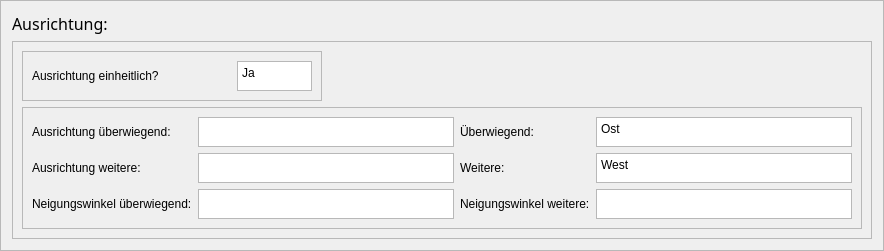
                             <widget class="QFrame" name="frame_9">
                              <property name="frameShape">
                               <enum>QFrame::StyledPanel</enum>
                              </property>
                              <property name="frameShadow">
                               <enum>QFrame::Raised</enum>
                              </property>
                              <layout class="QVBoxLayout" name="verticalLayout_2">
                               <item>
                                <widget class="QLabel" name="azimuth_head_label">
                                 <property name="font">
                                  <font>
                                   <family>Sitka Heading</family>
                                   <pointsize>12</pointsize>
                                   <italic>false</italic>
                                   <bold>false</bold>
                                  </font>
                                 </property>
                                 <property name="text">
                                  <string>Ausrichtung:</string>
                                 </property>
                                </widget>
                               </item>
                               <item>
                                <widget class="QFrame" name="frame_10">
                                 <property name="frameShape">
                                  <enum>QFrame::StyledPanel</enum>
                                 </property>
                                 <property name="frameShadow">
                                  <enum>QFrame::Raised</enum>
                                 </property>
                                 <layout class="QVBoxLayout" name="verticalLayout_4">
                                  <item>
                                   <widget class="QFrame" name="frame_14">
                                    <property name="sizePolicy">
                                     <sizepolicy hsizetype="MinimumExpanding" vsizetype="MinimumExpanding">
                                      <horstretch>0</horstretch>
                                      <verstretch>0</verstretch>
                                     </sizepolicy>
                                    </property>
                                    <property name="maximumSize">
                                     <size>
                                      <width>300</width>
                                      <height>16777215</height>
                                     </size>
                                    </property>
                                    <property name="frameShape">
                                     <enum>QFrame::StyledPanel</enum>
                                    </property>
                                    <property name="frameShadow">
                                     <enum>QFrame::Raised</enum>
                                    </property>
                                    <layout class="QHBoxLayout" name="horizontalLayout_14">
                                     <item>
                                      <widget class="QLabel" name="bool_consist_azimuth_label">
                                       <property name="sizePolicy">
                                        <sizepolicy hsizetype="MinimumExpanding" vsizetype="MinimumExpanding">
                                         <horstretch>0</horstretch>
                                         <verstretch>0</verstretch>
                                        </sizepolicy>
                                       </property>
                                       <property name="minimumSize">
                                        <size>
                                         <width>0</width>
                                         <height>30</height>
                                        </size>
                                       </property>
                                       <property name="maximumSize">
                                        <size>
                                         <width>16777215</width>
                                         <height>30</height>
                                        </size>
                                       </property>
                                       <property name="text">
                                        <string>Ausrichtung einheitlich?</string>
                                       </property>
                                      </widget>
                                     </item>
                                     <item>
                                      <widget class="QPlainTextEdit" name="bool_consist_azimuth_text">
                                       <property name="sizePolicy">
                                        <sizepolicy hsizetype="MinimumExpanding" vsizetype="MinimumExpanding">
                                         <horstretch>0</horstretch>
                                         <verstretch>0</verstretch>
                                        </sizepolicy>
                                       </property>
                                       <property name="minimumSize">
                                        <size>
                                         <width>0</width>
                                         <height>30</height>
                                        </size>
                                       </property>
                                       <property name="maximumSize">
                                        <size>
                                         <width>75</width>
                                         <height>30</height>
                                        </size>
                                       </property>
                                       <property name="plainText">
                                        <string>Ja</string>
                                       </property>
                                      </widget>
                                     </item>
                                    </layout>
                                   </widget>
                                  </item>
                                  <item>
                                   <widget class="QFrame" name="frame_15">
                                    <property name="frameShape">
                                     <enum>QFrame::StyledPanel</enum>
                                    </property>
                                    <property name="frameShadow">
                                     <enum>QFrame::Raised</enum>
                                    </property>
                                    <layout class="QGridLayout" name="gridLayout_7">
                                     <item row="2" column="4">
                                      <widget class="QPlainTextEdit" name="min_tilt_text">
                                       <property name="sizePolicy">
                                        <sizepolicy hsizetype="Expanding" vsizetype="Maximum">
                                         <horstretch>0</horstretch>
                                         <verstretch>0</verstretch>
                                        </sizepolicy>
                                       </property>
                                       <property name="minimumSize">
                                        <size>
                                         <width>0</width>
                                         <height>30</height>
                                        </size>
                                       </property>
                                       <property name="maximumSize">
                                        <size>
                                         <width>16777215</width>
                                         <height>30</height>
                                        </size>
                                       </property>
                                      </widget>
                                     </item>
                                     <item row="0" column="3">
                                      <widget class="QLabel" name="maj_card_point_label">
                                       <property name="text">
                                        <string>Überwiegend:</string>
                                       </property>
                                      </widget>
                                     </item>
                                     <item row="1" column="0">
                                      <widget class="QLabel" name="min_azimuth_label">
                                       <property name="minimumSize">
                                        <size>
                                         <width>0</width>
                                         <height>30</height>
                                        </size>
                                       </property>
                                       <property name="maximumSize">
                                        <size>
                                         <width>16777215</width>
                                         <height>30</height>
                                        </size>
                                       </property>
                                       <property name="text">
                                        <string>Ausrichtung weitere:</string>
                                       </property>
                                      </widget>
                                     </item>
                                     <item row="2" column="3">
                                      <widget class="QLabel" name="min_tilt_label">
                                       <property name="sizePolicy">
                                        <sizepolicy hsizetype="Preferred" vsizetype="Maximum">
                                         <horstretch>0</horstretch>
                                         <verstretch>0</verstretch>
                                        </sizepolicy>
                                       </property>
                                       <property name="minimumSize">
                                        <size>
                                         <width>0</width>
                                         <height>30</height>
                                        </size>
                                       </property>
                                       <property name="maximumSize">
                                        <size>
                                         <width>16777215</width>
                                         <height>30</height>
                                        </size>
                                       </property>
                                       <property name="text">
                                        <string>Neigungswinkel weitere:</string>
                                       </property>
                                      </widget>
                                     </item>
                                     <item row="2" column="2">
                                      <widget class="QPlainTextEdit" name="maj_tilt_text">
                                       <property name="sizePolicy">
                                        <sizepolicy hsizetype="Expanding" vsizetype="Maximum">
                                         <horstretch>0</horstretch>
                                         <verstretch>0</verstretch>
                                        </sizepolicy>
                                       </property>
                                       <property name="minimumSize">
                                        <size>
                                         <width>0</width>
                                         <height>30</height>
                                        </size>
                                       </property>
                                       <property name="maximumSize">
                                        <size>
                                         <width>16777215</width>
                                         <height>30</height>
                                        </size>
                                       </property>
                                      </widget>
                                     </item>
                                     <item row="1" column="4">
                                      <widget class="QPlainTextEdit" name="min_card_point_text">
                                       <property name="minimumSize">
                                        <size>
                                         <width>0</width>
                                         <height>30</height>
                                        </size>
                                       </property>
                                       <property name="maximumSize">
                                        <size>
                                         <width>16777215</width>
                                         <height>30</height>
                                        </size>
                                       </property>
                                       <property name="plainText">
                                        <string>West</string>
                                       </property>
                                      </widget>
                                     </item>
                                     <item row="1" column="3">
                                      <widget class="QLabel" name="min_card_point_label">
                                       <property name="text">
                                        <string>Weitere:</string>
                                       </property>
                                      </widget>
                                     </item>
                                     <item row="0" column="2">
                                      <widget class="QPlainTextEdit" name="maj_azimuth_text">
                                       <property name="minimumSize">
                                        <size>
                                         <width>0</width>
                                         <height>30</height>
                                        </size>
                                       </property>
                                       <property name="maximumSize">
                                        <size>
                                         <width>16777215</width>
                                         <height>30</height>
                                        </size>
                                       </property>
                                      </widget>
                                     </item>
                                     <item row="0" column="0">
                                      <widget class="QLabel" name="maj_azimuth_label">
                                       <property name="minimumSize">
                                        <size>
                                         <width>0</width>
                                         <height>30</height>
                                        </size>
                                       </property>
                                       <property name="maximumSize">
                                        <size>
                                         <width>16777215</width>
                                         <height>30</height>
                                        </size>
                                       </property>
                                       <property name="text">
                                        <string>Ausrichtung überwiegend:</string>
                                       </property>
                                      </widget>
                                     </item>
                                     <item row="1" column="2">
                                      <widget class="QPlainTextEdit" name="min_azimuth_text">
                                       <property name="minimumSize">
                                        <size>
                                         <width>0</width>
                                         <height>30</height>
                                        </size>
                                       </property>
                                       <property name="maximumSize">
                                        <size>
                                         <width>16777215</width>
                                         <height>30</height>
                                        </size>
                                       </property>
                                      </widget>
                                     </item>
                                     <item row="0" column="4">
                                      <widget class="QPlainTextEdit" name="maj_card_point_text">
                                       <property name="minimumSize">
                                        <size>
                                         <width>0</width>
                                         <height>30</height>
                                        </size>
                                       </property>
                                       <property name="maximumSize">
                                        <size>
                                         <width>16777215</width>
                                         <height>30</height>
                                        </size>
                                       </property>
                                       <property name="plainText">
                                        <string>Ost</string>
                                       </property>
                                      </widget>
                                     </item>
                                     <item row="2" column="0">
                                      <widget class="QLabel" name="maj_tilt_label">
                                       <property name="sizePolicy">
                                        <sizepolicy hsizetype="Preferred" vsizetype="Maximum">
                                         <horstretch>0</horstretch>
                                         <verstretch>0</verstretch>
                                        </sizepolicy>
                                       </property>
                                       <property name="minimumSize">
                                        <size>
                                         <width>0</width>
                                         <height>30</height>
                                        </size>
                                       </property>
                                       <property name="maximumSize">
                                        <size>
                                         <width>16777215</width>
                                         <height>30</height>
                                        </size>
                                       </property>
                                       <property name="text">
                                        <string>Neigungswinkel überwiegend:</string>
                                       </property>
                                      </widget>
                                     </item>
                                    </layout>
                                   </widget>
                                  </item>
                                 </layout>
                                </widget>
                               </item>
                              </layout>
                             </widget>
